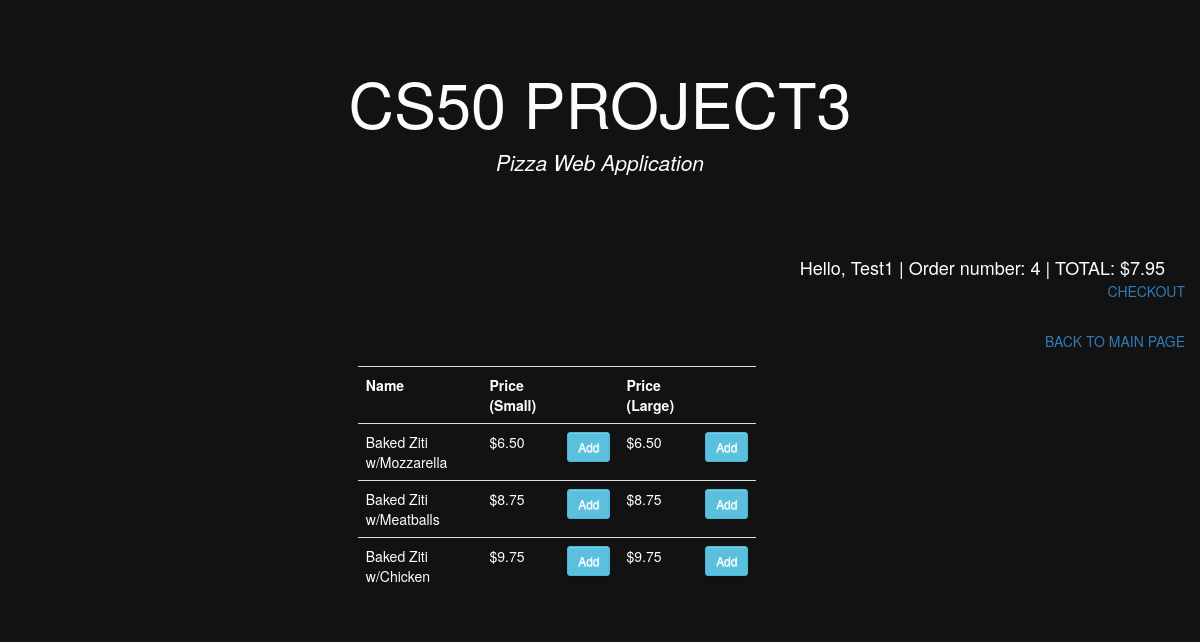
Page /pasta/ (signed in) on the committed database.
### orders/models.py (models this page shows, shortened)
class Pasta(models.Model):
    name = models.CharField(max_length=64)
    price = models.DecimalField(max_digits=4, decimal_places=2)

### orders/views.py (the view)
# urls.py: path("pasta/", views.pasta, name="pasta"),
def pasta(request):
    if not request.user.is_authenticated:
        return render(request, "orders/login.html", {"message": None})
    pastas = Pasta.objects.all()
    order_number = UserOrder.objects.get(user=request.user, status='started').order_number
    context = {
        "pastas": pastas,
        "category": "Pasta",
        "Order_number": order_number,
        "Total": list(Order.objects.filter(user=request.user, number=order_number).aggregate(Sum('price')).values())[0] or 0,
    }
    return render(request, "orders/pastas.html", context)

### orders/templates/orders/pastas.html (shortened to what this page needs)
{% extends "orders/base.html" %}
{% load static %}
{% block body %}
{% include 'orders/status.html' %}
<div class="collapse navbar-collapse" style="color: white; text-align: end; padding: 15px;" id="myNavbar">
    <span><a  href="{% url 'index' %}">BACK TO MAIN PAGE</a></span>
</div>
<div style="display: flex; justify-content: center; align-items: center;">
<div class="row">
	<div class="col-md-10">
		<div class="card card-body">
			<table class="table table-sm" style="color: white;">
				<tr>
					<th>Name</th>
                    <th>Price (Small)</th>
                    <th></th>
					<th>Price (Large)</th>
					<th></th>
				</tr>
				{% for pasta in pastas %}
				<tr>
					<td>{{pasta.name}}</td>
                    <td>${{ pasta.price }}</td>
                    <td><a class="btn btn-sm btn-info" href="{% url 'add' category pasta.name pasta.price %}">Add</a></td>
					<td>${{ pasta.price }}</td>
					<td><a class="btn btn-sm btn-info" href="{% url 'add' category pasta.name pasta.price %}">Add</a></td>
				</tr>
				{% endfor %}
			</table>
		</div>
	</div>
</div>
</div>
{% endblock %}

### orders/templates/orders/status.html
{% load static %}
<div class="collapse navbar-collapse" style="color: white; text-align: end; padding: 15px;" id="myNavbar">
    <span class="hello-msg">Hello, {{user}} | Order number: {{Order_number}} | TOTAL: ${{Total|floatformat:2}}</span>
    <br>
    <span><a href="{% url 'my_orders' %}">CHECKOUT</a></span>
  </div>

### orders/static/orders/style.css (style rules this page uses)
.btn { display: inline-block; *display: inline; *zoom: 1; padding: 4px 10px 4px; margin-bottom: 0; font-size: 13px; line-height: 18px; color: #333333; text-align: center;text-shadow: 0 1px 1px rgba(255, 255, 255, 0.75); vertical-align: middle; background-color: #f5f5f5; background-image: -moz-linear-gradient(top, #ffffff, #e6e6e6); background-image: -ms-linear-gradient(top, #ffffff, #e6e6e6); background-image: -webkit-gradient(linear, 0 0, 0 100%, from(#ffffff), to(#e6e6e6)); background-image: -webkit-linear-gradient(top, #ffffff, #e6e6e6); background-image: -o-linear-gradient(top, #ffffff, #e6e6e6); background-image: linear-gradient(top, #ffffff, #e6e6e6); background-repeat: repeat-x; filter: progid:dximagetransform.microsoft.gradient(startColorstr=#ffffff, endColorstr=#e6e6e6, GradientType=0); border-color: #e6e6e6 #e6e6e6 #e6e6e6; border-color: rgba(0, 0, 0, 0.1) rgba(0, 0, 0, 0.1) rgba(0, 0, 0, 0.25); border: 1px solid #e6e6e6; -webkit-border-radius: 4px; -moz-border-radius: 4px; border-radius: 4px; -webkit-box-shadow: inset 0 1px 0 rgba(255, 255, 255, 0.2), 0 1px 2px rgba(0, 0, 0, 0.05); -moz-box-shadow: inset 0 1px 0 rgba(255, 255, 255, 0.2), 0 1px 2px rgba(0, 0, 0, 0.05); box-shadow: inset 0 1px 0 rgba(255, 255, 255, 0.2), 0 1px 2px rgba(0, 0, 0, 0.05); cursor: pointer; *margin-left: .3em; }
* { -webkit-box-sizing:border-box; -moz-box-sizing:border-box; -ms-box-sizing:border-box; -o-box-sizing:border-box; box-sizing:border-box; }
html { width: 100%; height:100%; }
body { width: 100%; height:100%; font-family: 'Open Sans', sans-serif; }
tr { color: white; }
.hello-msg { font-size: 18px; color: #fff; margin-right: 20px; }

### rows in the picture
Pasta: name "Baked Ziti w/Mozzarella", price "6.50"
Pasta: name "Baked Ziti w/Meatballs", price "8.75"
Pasta: name "Baked Ziti w/Chicken", price "9.75"

### other values in the picture
{{ user }} "Test1"
{{ Order_number }} "4"
{{ Total|floatformat:2 }} "7.95"
